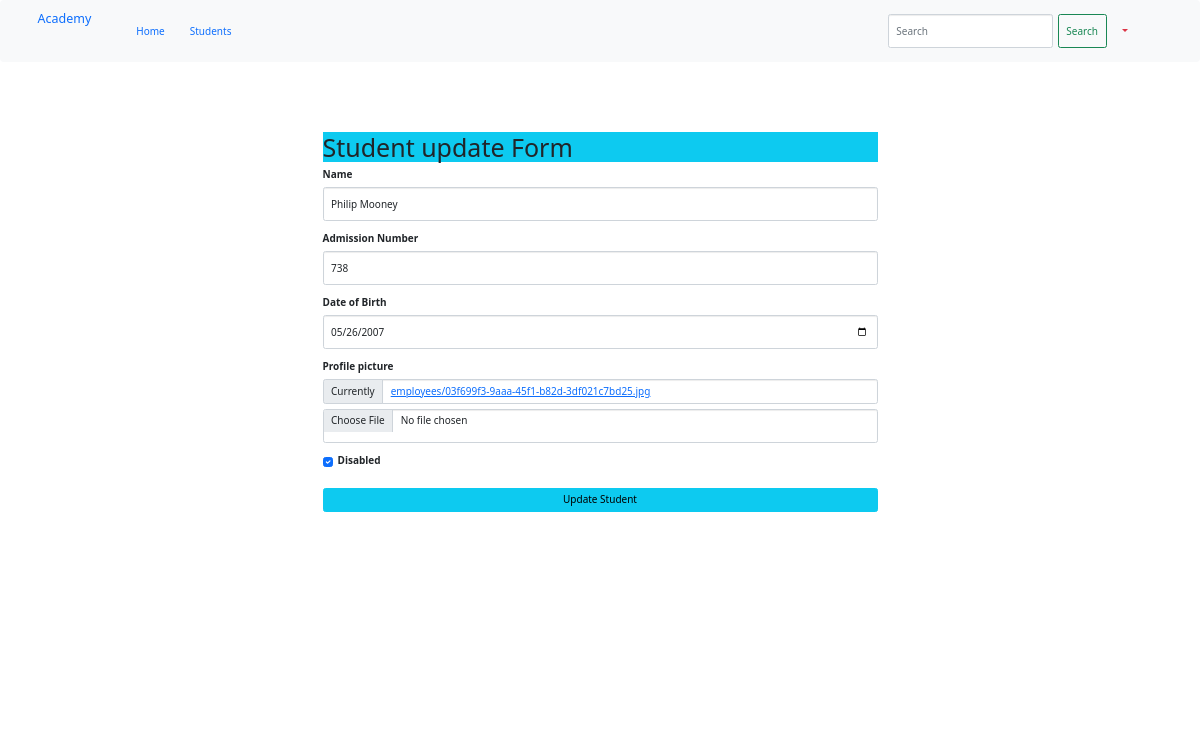
/update_student/update/5/ (signed in), run on the app's committed database.
### mainapp/models.py (models this page shows, shortened)
class Student(models.Model):
    name= models.CharField(max_length=100)
    adm_no= models.IntegerField(unique=True)
    dob = models.DateField(null=True)
    profile_picture = models.ImageField(upload_to=unique_img_name, null=True, default='students/students.png')
    disabled = models.BooleanField(default=False)

### mainapp/views.py (the view)
# urls.py: path('update_student/update/<int:student_id>/', views.update_student, name='update_student'),
@login_required
def update_student(request, student_id):
    student = get_object_or_404(Student, pk=student_id)
    if request.method == 'POST':
        form = StudentForm(request.POST , request.FILES, instance=student)
        if form.is_valid():
            form.save()
            messages.success(request, 'Student update successsfully')
            return redirect('student_details', student_id)
    else:
        form = StudentForm(instance=student)
        return render (request, 'update.html', {'form':form})

### mainapp/forms.py
class StudentForm(forms.ModelForm):
    class Meta:
        model = Student
        fields = '__all__'
        labels= {
            'dob': 'Date of Birth',
            'adm_no':'Admission Number'
        }
        widgets = {
            'dob': forms.DateInput(attrs={'type': 'date'})
        }

### mainapp/templates/update.html (shortened to what this page needs)
{% load crispy_forms_filters %}
<!DOCTYPE html>
<html lang="en">
<head>
    <link rel="stylesheet" href="https://maxcdn.bootstrapcdn.com/bootstrap/3.4.1/css/bootstrap.min.css">
</head>
<body>
{% include 'navbar.html' %}
<div class="container">
    <div class="row justify-content-center" style="margin-top: 30vh; transform: translateY(-50%);">
        <div class="col-sm-6">
            <form action="" method="post" enctype="multipart/form-data" >
                <h1  class="bg-info">  Student update Form</h1>
                <div class="form-group">
                    {{ form | crispy }}
                </div>
                <button type="submit" class="btn btn-info btn-block  text_dark">Update  Student</button>
            </form>
        </div>
    </div>
</div>
</body>
</html>

### data on the page
Student: name "Philip Mooney", adm_no "738", dob "05/26/2007", disabled "☑"
